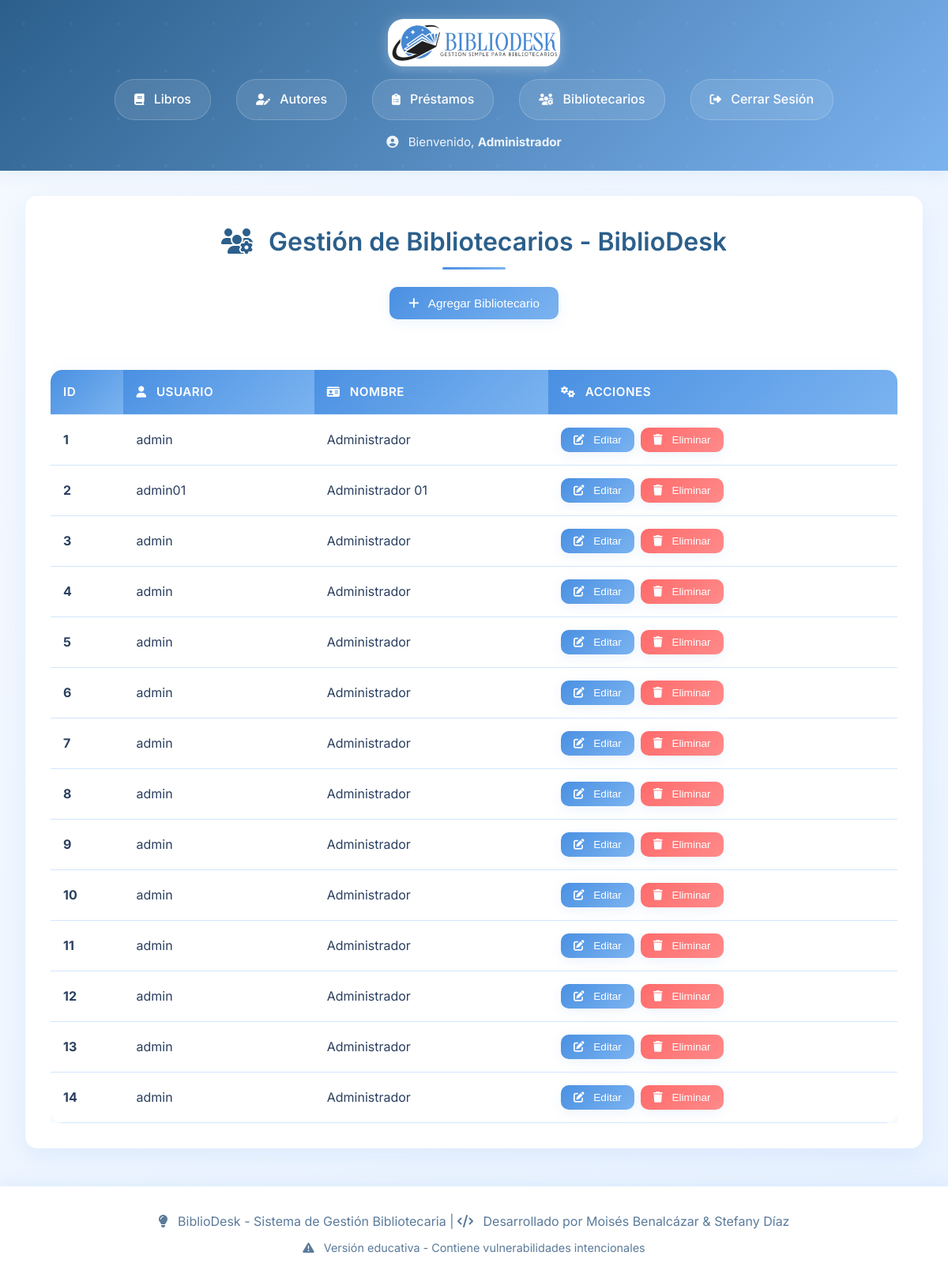
The page /bibliotecarios (signed in) on the database its author committed.
### tables this page shows
CREATE TABLE bibliotecarios (
        id INTEGER PRIMARY KEY AUTOINCREMENT,
        username TEXT NOT NULL,
        password TEXT NOT NULL,  -- Vulnerabilidad: Contraseña en texto plano
        name TEXT NOT NULL
    );

### app.py (the view, shortened to what this page needs)
@app.route('/bibliotecarios', methods=['GET', 'POST'])
def bibliotecarios():
    if not session.get('logged_in'):
        return redirect(url_for('login'))
    bibliotecarios = database.get_bibliotecarios()
    return render_template('bibliotecarios.html', bibliotecarios=bibliotecarios)

### database.py (called while the page is built)
def get_bibliotecarios():
    conn = sqlite3.connect('library.db')
    c = conn.cursor()
    c.execute('SELECT * FROM bibliotecarios')
    bibliotecarios = c.fetchall()
    conn.close()
    return bibliotecarios

### templates/bibliotecarios.html (shortened to what this page needs)
{% extends "base.html" %}
{% block content %}
<div class="container">
    <div class="card">
        <h2><i class="fas fa-users-cog"></i> Gestión de Bibliotecarios - BiblioDesk</h2>
        <div style="text-align: center; margin-bottom: 2rem;">
            <button class="btn-primary" onclick="openModal('addBibliotecarioModal')">
                <i class="fas fa-plus"></i> Agregar Bibliotecario
            </button>
        </div>
        <div style="overflow-x: auto;">
            <table>
                <thead>
                    <tr>
                        <th>ID</th>
                        <th><i class="fas fa-user"></i> Usuario</th>
                        <th><i class="fas fa-id-card"></i> Nombre</th>
                        <th><i class="fas fa-cogs"></i> Acciones</th>
                    </tr>
                </thead>
                <tbody>
                    {% for bibliotecario in bibliotecarios %}
                    <tr>
                        <td><strong>{{ bibliotecario[0] }}</strong></td>
                        <td>{{ bibliotecario[1] }}</td>
                        <td>{{ bibliotecario[3] }}</td>
                        <td>
                            <div class="action-buttons">
                                <button class="btn-primary" onclick="openEditModal('{{ bibliotecario[0] }}', '{{ bibliotecario[1] }}', '{{ bibliotecario[3] }}')">
                                    <i class="fas fa-edit"></i> Editar
                                </button>
                                <form method="POST" style="display:inline;">
                                    <button type="submit" name="delete" class="btn-danger" onclick="return confirm('¿Estás seguro de que deseas eliminar este bibliotecario?')">
                                        <i class="fas fa-trash"></i> Eliminar
                                    </button>
                                </form>
                            </div>
                        </td>
                    </tr>
                    {% endfor %}
                </tbody>
            </table>
        </div>
    </div>
</div>
{% endblock %}

### static/style.css (style rules this page uses)
:root { --primary-blue: #4A90E2; --primary-light: #7BB3F0; --secondary-blue: #B8D4F1; --accent-blue: #2C5F8B; --light-blue: #E8F2FF; --background: #F5F9FF; --white: #FFFFFF; --text-dark: #2A3F5F; --text-light: #5A7A9A; --border-light: #D1E6FF; --success: #4ECDC4; --warning: #FFD93D; --danger: #FF6B6B; --shadow: rgba(74, 144, 226, 0.1); --shadow-hover: rgba(74, 144, 226, 0.2); }
* { margin: 0; padding: 0; box-sizing: border-box; }
body { font-family: 'Inter', sans-serif; background: linear-gradient(135deg, var(--background) 0%, var(--light-blue) 100%); min-height: 100vh; color: var(--text-dark); line-height: 1.6; }
.container { max-width: 1200px; margin: 2rem auto; padding: 0 2rem; }
h2 { color: var(--accent-blue); font-size: 2rem; font-weight: 600; margin-bottom: 2rem; text-align: center; position: relative; }
h2::after { content: ''; position: absolute; bottom: -10px; left: 50%; transform: translateX(-50%); width: 80px; height: 3px; background: linear-gradient(90deg, var(--primary-blue), var(--primary-light)); border-radius: 2px; }
button { background: linear-gradient(135deg, var(--primary-blue) 0%, var(--primary-light) 100%); color: var(--white); border: none; padding: 0.75rem 1.5rem; cursor: pointer; border-radius: 10px; font-weight: 500; font-size: 0.95rem; transition: all 0.3s ease; box-shadow: 0 4px 15px var(--shadow); position: relative; overflow: hidden; }
table { width: 100%; border-collapse: separate; border-spacing: 0; margin-top: 2rem; background: var(--white); border-radius: 15px; overflow: hidden; box-shadow: 0 10px 30px var(--shadow); }
th, td { padding: 1rem; text-align: left; border-bottom: 1px solid var(--border-light); }
th { background: linear-gradient(135deg, var(--primary-blue) 0%, var(--primary-light) 100%); color: var(--white); font-weight: 600; font-size: 0.95rem; text-transform: uppercase; letter-spacing: 0.5px; }
form { display: flex; flex-direction: column; gap: 1.5rem; max-width: 500px; background: var(--white); padding: 2rem; border-radius: 15px; box-shadow: 0 10px 30px var(--shadow); }
.card { background: var(--white); border-radius: 15px; padding: 2rem; box-shadow: 0 10px 30px var(--shadow); margin-bottom: 2rem; transition: all 0.3s ease; }
.action-buttons { display: flex; gap: 0.5rem; align-items: center; }
.action-buttons button { padding: 0.5rem 1rem; font-size: 0.85rem; min-width: auto; }
.action-buttons form { display: inline; margin: 0; padding: 0; background: none; box-shadow: none; gap: 0; }
.btn-primary { background: linear-gradient(135deg, var(--primary-blue) 0%, var(--primary-light) 100%); }
.btn-danger { background: linear-gradient(135deg, var(--danger) 0%, #ff8a8a 100%); }
.fas, .far, .fab { margin-right: 0.5rem; }
h1 .fas, h2 .fas, h3 .fas { margin-right: 0.75rem; color: inherit; }
button .fas { margin-right: 0.5rem; }
th .fas { margin-right: 0.5rem; font-size: 0.9rem; }

### rows shown on the page
bibliotecarios: id "1", username "admin", name "Administrador"
bibliotecarios: id "2", username "admin01", name "Administrador 01"
bibliotecarios: id "3", username "admin", name "Administrador"
bibliotecarios: id "4", username "admin", name "Administrador"
bibliotecarios: id "5", username "admin", name "Administrador"
bibliotecarios: id "6", username "admin", name "Administrador"
bibliotecarios: id "7", username "admin", name "Administrador"
bibliotecarios: id "8", username "admin", name "Administrador"
bibliotecarios: id "9", username "admin", name "Administrador"
bibliotecarios: id "10", username "admin", name "Administrador"
bibliotecarios: id "11", username "admin", name "Administrador"
bibliotecarios: id "12", username "admin", name "Administrador"
bibliotecarios: id "13", username "admin", name "Administrador"
bibliotecarios: id "14", username "admin", name "Administrador"

### other values the page prints
{{ session.name or session.username }} "Administrador"
